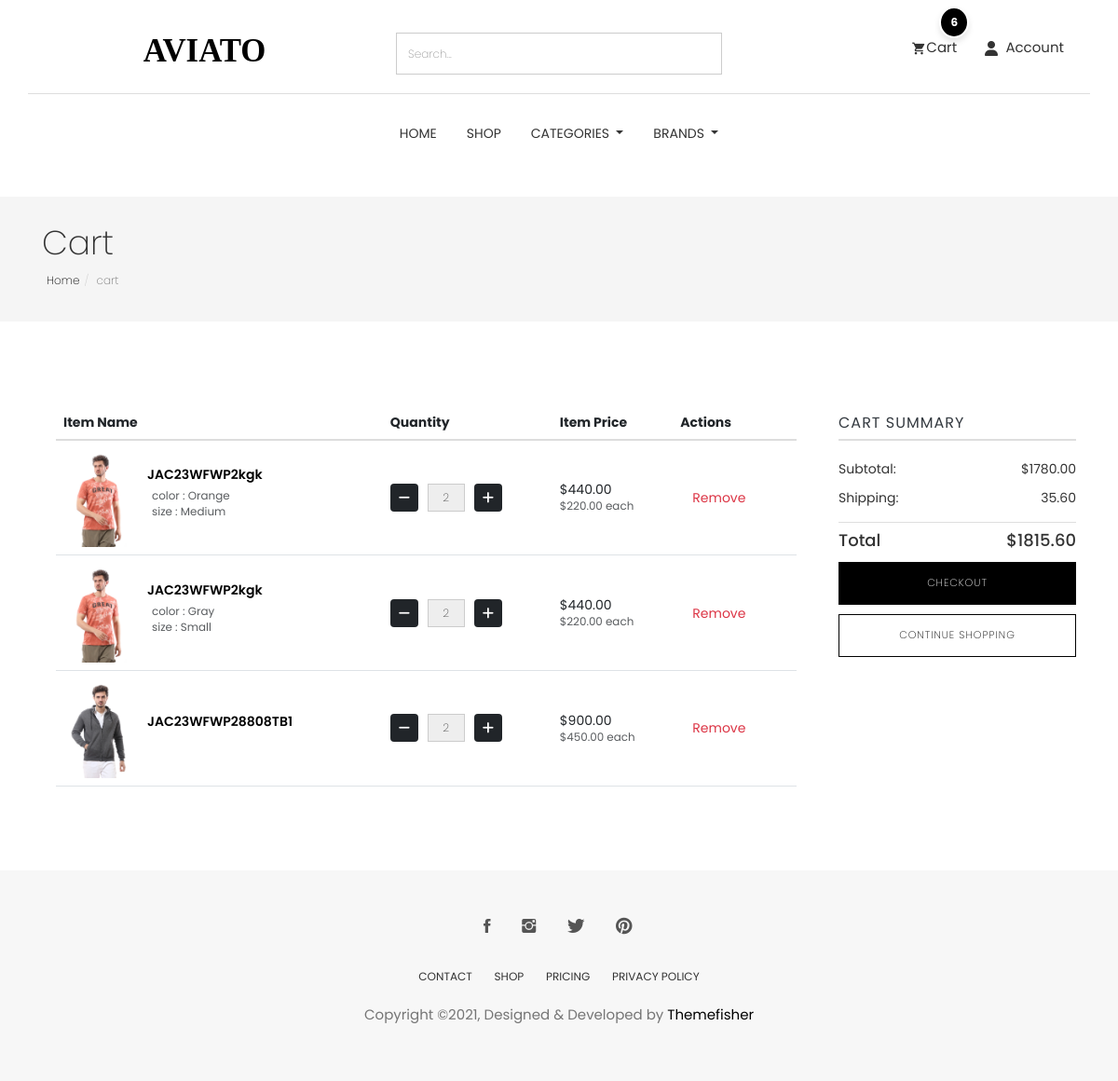
The page /cart/ (signed in) on the database as committed earlier.
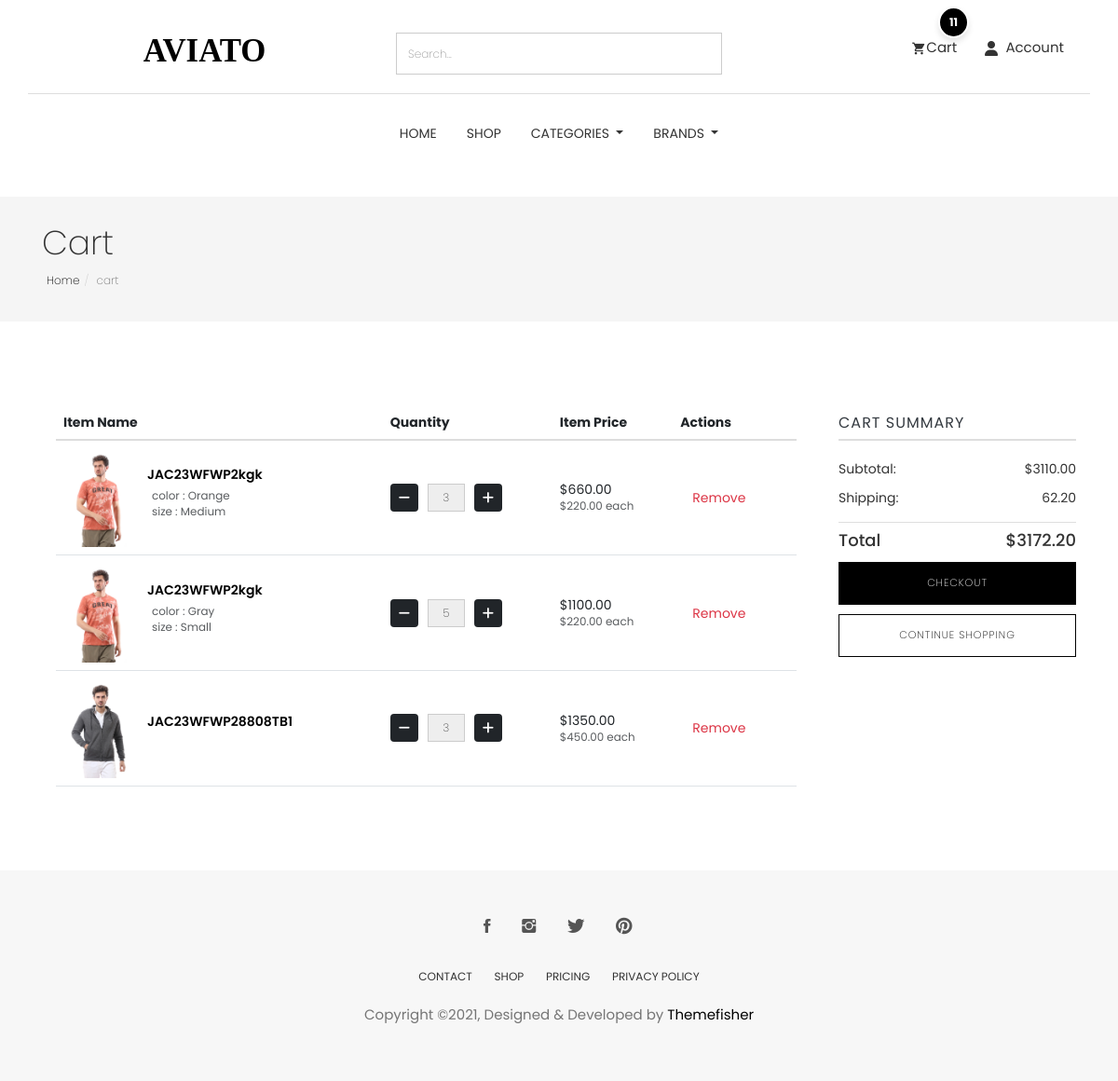
The same page on the database as committed later.
### cart/models.py (models this page shows, shortened)
class CartItem(models.Model):
    user = models.ForeignKey(User,null=True,verbose_name="user cart", on_delete=models.CASCADE)
    product = models.ForeignKey(Product, on_delete=models.CASCADE)
    cart = models.ForeignKey(Cart, on_delete=models.CASCADE, blank=True, null=True)
    variations = models.ManyToManyField(Variation,blank=True)
    quantity = models.IntegerField()
    is_active = models.BooleanField(default=True)
    def sub_total(self):
        return self.product.price * self.quantity

### store/models.py (models this page shows, shortened)
class Product(models.Model):
    id = models.UUIDField(primary_key=True, default=uuid.uuid4, editable=False)
    name = models.CharField(unique=True, max_length=50)
    image = models.ImageField(upload_to='product/')
    stock = models.IntegerField(default=1)
    price = models.DecimalField(max_digits=10, decimal_places=2, default=Decimal('0.00'))
    description = models.TextField(max_length=10000, blank=True)
    created_at = models.DateTimeField(default=timezone.now)
    modified_date = models.DateTimeField(auto_now=True)
    slug = models.SlugField(null=True, blank=True, unique=True)
    views = models.PositiveIntegerField(default=0)
    is_available = models.BooleanField(default=True)
    on_sale = models.BooleanField(default=False)
    PRDBrand = models.ForeignKey('Brand', related_name='product_brand', on_delete=models.CASCADE, blank=True, null=True, verbose_name="Brand")
    like = models.ManyToManyField(User, blank=True, related_name='product_favourite')
    category = models.ForeignKey(Subcategory, related_name='product_subcategory', verbose_name="Subcategory", null=True, blank=True, on_delete=models.CASCADE)
    class Meta:
        ordering = ['-created_at']
        verbose_name = "Product"
        verbose_name_plural = "Products"

### cart/views.py (the view)
# urls.py: path('' , views.cart , name='cart'),
def cart(request, total=0, quantity=0, cart_items=None):
    try:
        tax_obj = Tax.objects.last()  # Fetch the last Tax object
        tax_percentage = tax_obj.tax if tax_obj else Decimal('0.00')  # Get the tax value or default to 0
        if request.user.is_authenticated:
            cart_items = CartItem.objects.filter(user=request.user , is_active = True)
        else:
            cart = Cart.objects.get(cart_id=_cart_id(request))  # Get the cart using a session ID or similar method
            cart_items = CartItem.objects.filter(cart=cart, is_active=True)  # Get active items in the cart
        for cart_item in cart_items:
            total += cart_item.product.price * cart_item.quantity  # Sum up the product prices
            quantity += cart_item.quantity
        tax_amount = (tax_percentage * total) / Decimal('100')  # Calculate tax
        grand_total = total + tax_amount  # Grand total is the sum of the total and tax
        total = round(total, 2)
        tax_amount = round(tax_amount, 2)
        grand_total = round(grand_total, 2)
    except ObjectDoesNotExist:
        cart_items = []
        total = Decimal('0.00')
        quantity = 0
        tax_amount = Decimal('0.00')
        grand_total = Decimal('0.00')
    context = {
        'total': total,
        'quantity': quantity,
        'cart_items': cart_items,
        'grand_total': grand_total,
        'tax': tax_amount,
    }
    return render(request, 'cart.html', context)

### category/category_context.py (called while the page is built)
def nav_links(request):
    categories_nav = Category.objects.all()
    subcategories_nav = Subcategory.objects.all()
    brands_nav = Brand.objects.all()
    context = {
        'categories_nav':categories_nav,
        'brands_nav':brands_nav,
        'subcategories_nav':subcategories_nav,
    }
    return context

### category/models.py (called while the page is built)
    def get_url(self):
        return reverse('products_by_subcategory',args=[self.id])

### store/models.py (called while the page is built)
    def get_url(self):
        return reverse('products_by_brand',args=[self.id])

    def __str__(self):
        return self.name

### cart/templates/cart.html (shortened to what the changed rows need)
{% extends "base.html" %}
{% load static %}
{% block body %}
<section class="page-header">
    <div class="container">
        <div class="row">
            <div class="col-md-12">
                <div class="content">
                    <h1 class="page-name">Cart</h1>
                </div>
            </div>
        </div>
    </div>
</section>
<div class="page-wrapper">
    <div class="cart shopping">
        <div class="container">
            {% if not cart_items %}
            <div class="row justify-content-center">
                <div class="col-md-6 text-center">
                    <h2 class="mb-4">Your Cart is Currently Empty!</h2>
                    <p class="mb-4">It looks like you haven’t added anything to your cart yet. Start shopping to fill it
                        up!</p>
                    <a href="{% url 'product_list' %}" class="btn btn-main mt-3">Continue Shopping</a>
                </div>
            </div>
            {% else %}
            <div class="row">
                <div class="col-md-9 px-5">
                    <div class="block">
                        <div class="product-list">
                            <table class="table">
                                <thead>
                                    <tr>
                                        <th class="">Item Name</th>
                                        <th class="">Quantity</th>
                                        <th class="">Item Price</th>
                                        <th class="">Actions</th>
                                    </tr>
                                </thead>
                                <tbody>
                                    {% for cart_item in cart_items %}
                                    <tr class="">
                                        <td class="">
                                            <div class="product-info d-flex align-items-center">
                                                <img width="80" src="{{cart_item.product.image.url}}" alt="" />
                                                <div class="d-flex flex-column ">
                                                    <a
                                                        href="{% url 'product_details' cart_item.product.id %}">{{cart_item.product.name}}</a>
                                                    <p class="text-muted small mt-2 ms-4">
                                                        {% if cart_item.variations.all %}
                                                        {% for item in cart_item.variations.all %}
                                                        {{item.variation_category}} : {{item.variation_value}} <br>
                                                        {% endfor %}
                                                        {% endif %}
                                                    </p>
                                                </div>
                                            </div>
                                        </td>
                                        <td class="">
                                            <div class="quantity-controls">
                                                <a href="{% url 'decrement_cart' cart_item.product.id cart_item.id %}"
                                                    class="btn btn-dark decrement-btn"><i class="fas fa-minus"></i></a>
                                                <input type="text" class="form-control text-center quantity-input"
                                                    value="{{cart_item.quantity}}" readonly />
                                                <form action="{% url 'add_to_cart' cart_item.product.id%}"
                                                    method="POST">
                                                    <button class="btn btn-dark increment-btn"><i
                                                            class="fas fa-plus"></i></button>
                                                </form>
                                            </div>
                                        </td>
                                        <td class="">
                                            <div class="d-flex flex-column">
                                                ${{cart_item.sub_total}}
                                                <span class="text-muted small">${{cart_item.product.price}} each</span>
                                            </div>
                                        </td>
                                        <td class="">
                                            <a class="btn btn-outline-danger"
                                                href="{% url 'delete_cart' cart_item.product.id cart_item.id %}">Remove</a>
                                        </td>
                                    </tr>
                                    {% endfor %}
                                </tbody>
                            </table>
                        </div>
                    </div>
                </div>
                <div class="col-md-3">
                    <div class="product-checkout-details">
                        <div class="block">
                            <h4 class="widget-title">Cart Summary</h4>
                            <ul class="summary-prices">
                                <li>
                                    <span>Subtotal:</span>
                                    <span class="price">${{total}}</span>
                                </li>
                                <li>
                                    <span>Shipping:</span>
                                    <span>{{tax}}</span>
                                </li>
                            </ul>
                            <div class="summary-total">
                                <span>Total</span>
                                <span>${{grand_total}}</span>
                            </div>
                            <a href="{% url 'checkout' %}" class="btn btn-main mt-3 w-100">Checkout</a>
                            <a href="{% url 'product_list' %}" class="btn btn-solid-border mt-3 w-100">Continue
                                Shopping</a>
                        </div>
                    </div>
                </div>
            </div>
            {% endif %}
        </div>
    </div>
</div>
{% endblock body %}

Rows that differ between the two databases and show on the page:
changed CartItem (number 1 of 3 on the later page): quantity "2" → "3"; sub_total "440.00" → "660.00"
changed CartItem (number 2 of 3 on the later page): quantity "2" → "5"; sub_total "440.00" → "1100.00"
changed CartItem "JAC23WFWP28808TB1": quantity "2" → "3"; sub_total "900.00" → "1350.00"
Other text that changed with them:
{{ quantity }}: "6" → "11"
{{ total }}: "1780.00" → "3110.00"
{{ tax }}: "35.60" → "62.20"
{{ grand_total }}: "1815.60" → "3172.20"
